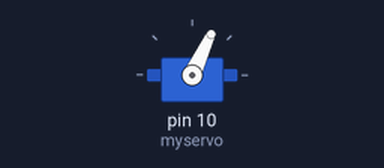
The sketch below on a simulated Arduino Uno, built with avr-gcc and run on an emulated ATmega328P. Shown: servo.

Above: at 0.2 s.
Timing chart, 0 to 1.7 s (numbered marks = the images above):
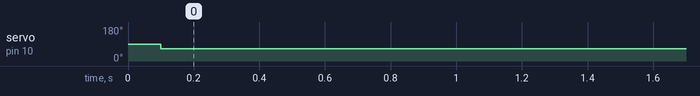

Measured:
- by itself, servo on pin 10 (myservo): 90° → 65° at 0.10 s

The sketch:

Servo_65_ADJ.ino
```cpp
#include<Servo.h>
Servo myservo;  // Create a servo class

void setup() {
myservo.attach(10);  //Set the servo control pin as D10
delay(100);          //delay 100ms
}
/////////////////////////////////////////////////////////
void loop() {
 myservo.write(65);  //The servo is 65 degrees
 delay(1000);
 }
```
